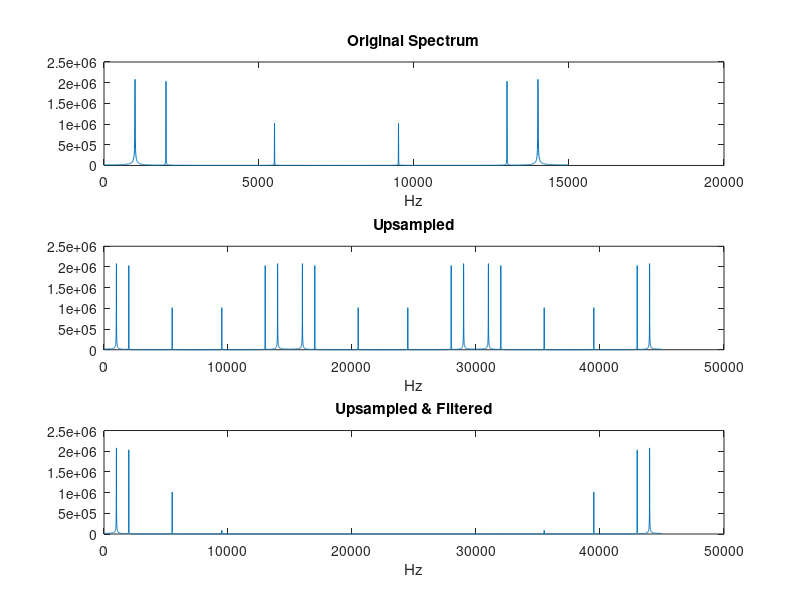
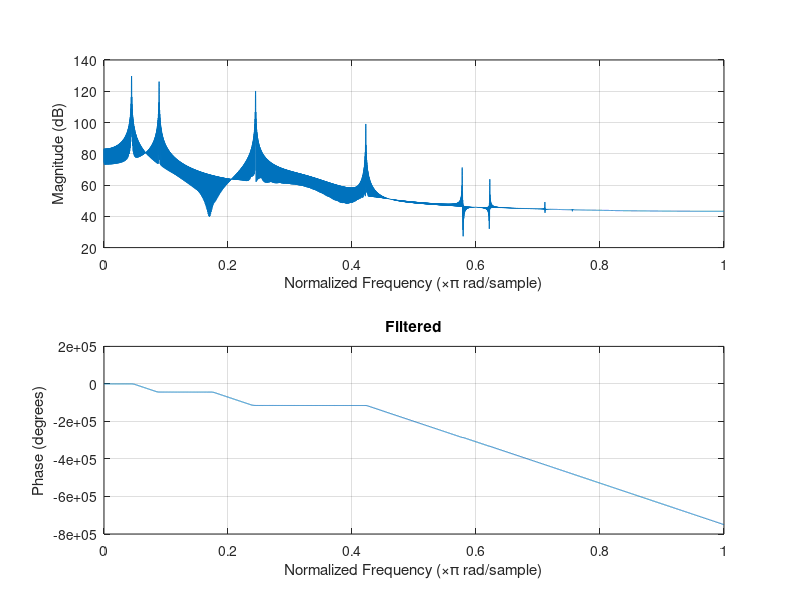

Recreate these plots in MATLAB, in order.
%2022e048
%BANDARA H.G.T.D.
%Lab04-Part-A
%Part 3

% Given signal parameters
fs = 15000; % Sampling frequency
N = 2048;   % Number of samples
t = (0:N-1)/fs; % Time vector

% Signal components
A1 = 3000; f1 = 1000;
A2 = 2000; f2 = 2000;
A3 = 1000; f3 = 5500;

% Sampled signal
x = A1*sin(2*pi*f1*t) + A2*sin(2*pi*f2*t) + A3*sin(2*pi*f3*t);

xu = upsample(x,3);

% Low-pass filter design (cutoff = fs/2)
[b,a] = butter(8, 1/3); 
xu_f = filter(b, a, xu);
fsu = fs*3;

% Plot in Hz
figure;
subplot(3,1,1); 
plot((0:length(x)-1)*fs/N, abs(fft(x))); title('Original Spectrum'); xlabel('Hz');
subplot(3,1,2); 
plot((0:length(xu)-1)*fsu/length(xu), abs(fft(xu))); title('Upsampled'); xlabel('Hz');
subplot(3,1,3); 
plot((0:length(xu_f)-1)*fsu/length(xu_f), abs(fft(xu_f))); title('Upsampled & Filtered'); xlabel('Hz');

% Plot in rad
figure;
subplot(3,1,1); freqz(x,1); title('Original');
subplot(3,1,2); freqz(xu,1); title('Upsampled');
subplot(3,1,3); freqz(xu_f,1); title('Filtered');
